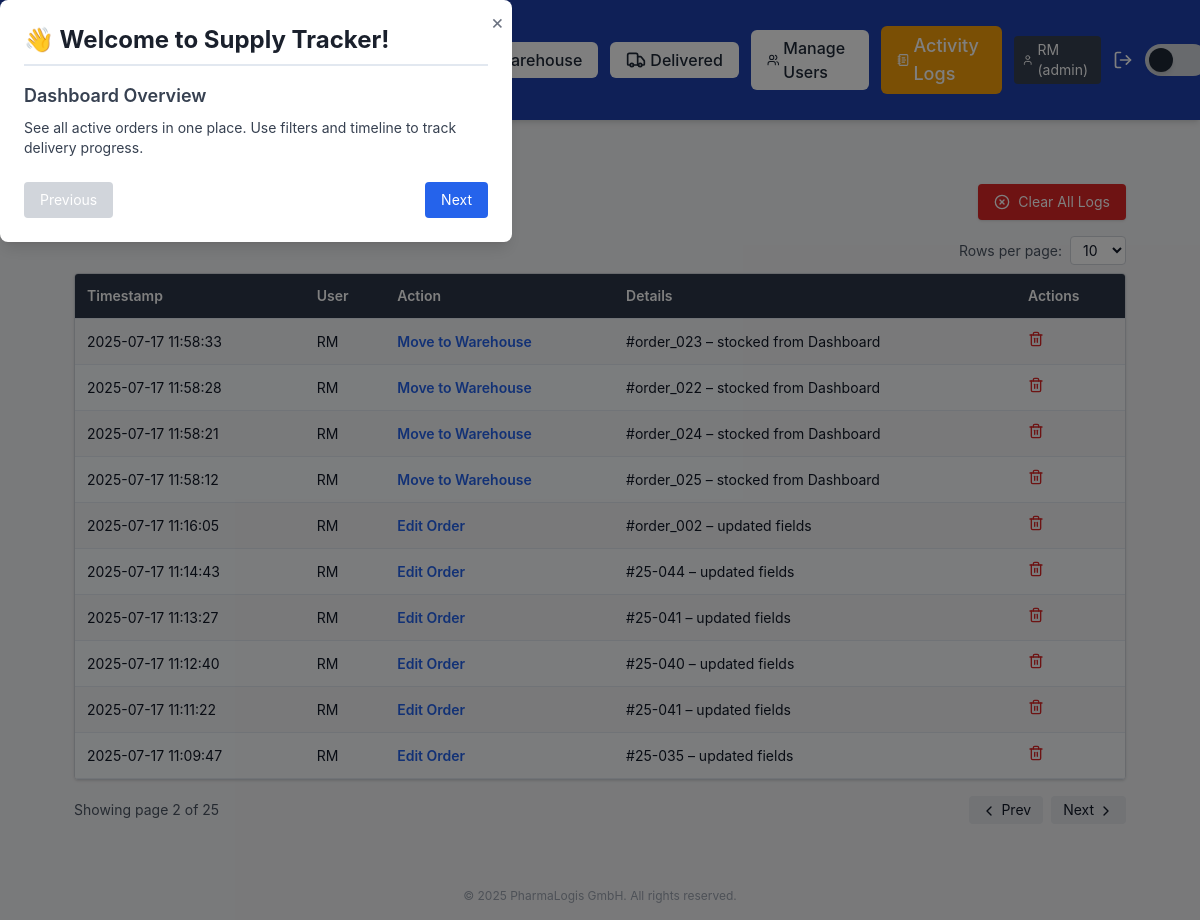
The app's page /activity_logs?page=2&per_page=10 (signed in) with its own data.
### app/models.py (models this page shows, shortened)
class User(db.Model):
    id = db.Column(db.Integer, primary_key=True)
    username = db.Column(db.String(100), unique=True, nullable=False)
    password_hash = db.Column(db.String(128))
    role = db.Column(db.String(50), default='user')

class ActivityLog(db.Model):
    id = db.Column(db.Integer, primary_key=True)
    user_id = db.Column(db.Integer, db.ForeignKey('user.id'))
    action = db.Column(db.String(100))
    details = db.Column(db.Text)
    timestamp = db.Column(db.DateTime, default=datetime.utcnow)
    user = db.relationship('User')

### app/routes/activity_routes.py (the view)
@activity_bp.route('/activity_logs')
@login_required
@role_required('admin')
def activity_logs():
    page = request.args.get('page', 1, type=int)
    per_page = request.args.get('per_page', 10, type=int)
    pagination = ActivityLog.query.order_by(ActivityLog.timestamp.desc()).paginate(page=page, per_page=per_page)
    logs = pagination.items
    return render_template("activity_logs.html", logs=logs, pagination=pagination, per_page=per_page)

### app/roles.py (called while the page is built)
def role_required(required_role):
    def decorator(f):
        @wraps(f)
        def wrapped(*args, **kwargs):
            if str(current_user.role).lower() != required_role.lower():
                flash("You do not have access to this page.", "danger")
                return redirect(url_for('dashboard.dashboard'))
            return f(*args, **kwargs)
        return wrapped
    return decorator

### app/routes/__init__.py (called while the page is built)
def inject_globals():
    return dict(current_user=current_user, current_path=request.path)

### app/templates/activity_logs.html (shortened to what this page needs)
{% extends "base.html" %}
{% block body %}
<div class="p-6">
  <div class="flex items-center justify-between mb-4">
    <h1 class="text-2xl font-bold flex items-center gap-2">
    </h1>
    <form method="POST" action="{{ url_for('activity.clear_logs') }}" onsubmit="return confirm('Clear ALL logs?')">
      <button type="submit"
              class="flex items-center gap-2 bg-red-600 hover:bg-red-700 text-white px-4 py-2 rounded shadow text-sm">
        <i data-lucide="x-circle" class="w-4 h-4"></i>
        Clear All Logs
      </button>
    </form>
  </div>
  <div class="flex justify-end mb-2">
    <form method="get" class="flex items-center gap-2">
      <label for="per_page" class="text-sm text-gray-600 dark:text-gray-300">Rows per page:</label>
      <select name="per_page" id="per_page" onchange="this.form.submit()"
              class="px-2 py-1 rounded border border-gray-300 dark:border-gray-600 bg-white dark:bg-gray-800 text-sm">
        <option value="10" {% if per_page == 10 %}selected{% endif %}>10</option>
      </select>
    </form>
  </div>
  {% if logs %}
  <div class="overflow-x-auto rounded shadow border border-gray-300 dark:border-gray-700">
    <table class="min-w-full text-sm">
      <thead class="bg-gray-100 dark:bg-gray-800 text-gray-800 dark:text-gray-200">
        <tr>
          <th class="p-3 text-left">Timestamp</th>
          <th class="p-3 text-left">User</th>
          <th class="p-3 text-left">Action</th>
          <th class="p-3 text-left">Details</th>
          <th class="p-3 text-left">Actions</th>
        </tr>
      </thead>
      <tbody class="text-gray-900 dark:text-gray-100">
        {% for log in logs %}
        <tr class="border-t border-gray-200 dark:border-gray-700 hover:bg-gray-50 dark:bg-gray-800 dark:hover:bg-gray-700">
          <td class="p-3">{{ log.timestamp.strftime('%Y-%m-%d %H:%M:%S') }}</td>
          <td class="p-3">{{ log.user.username if log.user else 'System' }}</td>
          <td class="p-3 font-semibold text-blue-600">{{ log.action }}</td>
          <td class="p-3">{{ log.details }}</td>
          <td class="p-3">
            <form method="POST" action="{{ url_for('activity.delete_log', log_id=log.id) }}"
                  onsubmit="return confirm('Delete this log entry?')">
              <button type="submit" title="Delete entry" class="text-red-600 hover:text-red-800">
                <i data-lucide="trash-2" class="w-4 h-4"></i>
              </button>
            </form>
          </td>
        </tr>
        {% endfor %}
      </tbody>
    </table>
  </div>
  <div class="mt-4 flex justify-between items-center">
    <div class="text-sm text-gray-600 dark:text-gray-300">
      Showing page {{ pagination.page }} of {{ pagination.pages }}
    </div>
    <div class="flex gap-2">
      {% if pagination.has_prev %}
      <a href="{{ url_for('activity.activity_logs', page=pagination.prev_num, per_page=per_page) }}"
         class="px-3 py-1 bg-gray-200 dark:bg-gray-700 rounded hover:bg-gray-300 text-sm">
         <i data-lucide="chevron-left" class="inline w-4 h-4 align-middle"></i> Prev
      </a>
      {% endif %}
      {% if pagination.has_next %}
      <a href="{{ url_for('activity.activity_logs', page=pagination.next_num, per_page=per_page) }}"
         class="px-3 py-1 bg-gray-200 dark:bg-gray-700 rounded hover:bg-gray-300 text-sm">
         Next <i data-lucide="chevron-right" class="inline w-4 h-4 align-middle"></i>
      </a>
      {% endif %}
    </div>
  </div>
  {% else %}
    <p class="text-gray-600 dark:text-gray-300">No activity logged yet.</p>
  {% endif %}
</div>
{% endblock %}

### app/templates/_navbar.html (shortened to what this page needs)
<header
  class="sticky top-0 z-50 flex justify-between items-center px-4 sm:px-6 py-2 sm:py-3 bg-blue-800 text-white shadow-md">
  <div class="flex items-center space-x-3">
    <h1 class="text-base sm:text-2xl font-semibold">Supply Tracker Dashboard</h1>
    <a href="{{ url_for('onboarding.show_onboarding') }}"
      class="ml-4 px-3 py-1.5 bg-blue-600 text-white text-sm rounded hover:bg-blue-700 transition flex items-center gap-1">
    </a>
  </div>
  <div class="flex items-center space-x-2 sm:space-x-3">
    <a href="{{ url_for('dashboard.dashboard') }}" class="px-4 py-1.5 rounded-md font-medium transition-all duration-200 flex items-center gap-1
       {{ 'bg-yellow-500 text-white text-lg font-bold' if current_path.startswith(url_for('dashboard.dashboard')) else 'bg-white text-gray-800 dark:bg-gray-700 dark:text-white' }}
       hover:bg-opacity-80 hover:shadow-md">
    </a>
    <a href="{{ url_for('warehouse.warehouse') }}" class="px-4 py-1.5 rounded-md font-medium transition-all duration-200 flex items-center gap-1
       {{ 'bg-blue-600 text-white text-lg font-bold' if current_path.startswith(url_for('warehouse.warehouse')) else 'bg-white text-gray-800 dark:bg-gray-700 dark:text-white' }}
       hover:bg-opacity-80 hover:shadow-md">
      Warehouse
    </a>
    <a href="{{ url_for('delivered.delivered') }}" class="px-4 py-1.5 rounded-md font-medium transition-all duration-200 flex items-center gap-1
       {{ 'bg-purple-600 text-white text-lg font-bold' if current_path.startswith(url_for('delivered.delivered')) else 'bg-white text-gray-800 dark:bg-gray-700 dark:text-white' }}
       hover:bg-opacity-80 hover:shadow-md">
      <i data-lucide="truck" class="w-5 h-5"></i>
      Delivered
    </a>
    {% if current_user.role == 'admin' %}
    <a href="{{ url_for('admin.user_management') }}" class="px-4 py-1.5 rounded-md font-medium transition-all duration-200 flex items-center gap-1
   {{ 'bg-indigo-600 text-white text-lg font-bold' if current_path.startswith(url_for('admin.user_management')) else 'bg-white text-gray-800 dark:bg-gray-700 dark:text-white' }}
   hover:bg-opacity-80 hover:shadow-md">
      <i data-lucide="users" class="w-5 h-5"></i>
      Manage Users
    </a>
    {% endif %}
    <a href="{{ url_for('activity.activity_logs') }}" class="px-4 py-1.5 rounded-md font-medium transition-all duration-200 flex items-center gap-1
   {{ 'bg-amber-500 text-white text-lg font-bold' if current_path.startswith(url_for('activity.activity_logs')) else 'bg-white text-gray-800 dark:bg-gray-700 dark:text-white' }}
   hover:bg-opacity-80 hover:shadow-md">
      <i data-lucide="notebook-text" class="w-5 h-5"></i>
      Activity Logs
    </a>
    <span class="ml-4 px-2 py-1 rounded bg-gray-700 text-white text-sm flex items-center gap-1">
      <i data-lucide="user" class="w-4 h-4"></i>
      {{ current_user.username }} ({{ current_user.role }})
    </span>
    <a href="{{ url_for('auth.logout') }}" title="Logout" class="text-white hover:text-red-400 ml-1">
      <i data-lucide="log-out" class="w-5 h-5"></i>
    </a>
    <button id="dark-mode-toggle"
      class="relative inline-flex items-center h-5 w-10 sm:h-8 sm:w-16 rounded-full transition-colors duration-300 focus:outline-none flex-shrink-0"
      aria-label="Toggle dark mode">
      <span id="dark-mode-thumb"
        class="absolute left-1 top-1 h-3 w-3 sm:h-6 sm:w-6 rounded-full bg-gray-800 dark:bg-gray-100 transform transition-transform duration-300 shadow-md dark:shadow-white/50 dark:translate-x-5 sm:dark:translate-x-8"></span>
    </button>
  </div>
  <div id="tourModal" class="fixed inset-0 bg-black bg-opacity-50 hidden z-50 items-center justify-center">
    <div class="bg-white dark:bg-gray-800 p-6 rounded-lg max-w-lg w-full shadow-lg relative">
      <button id="closeTourBtn"
        class="absolute top-2 right-2 text-gray-500 hover:text-gray-800 dark:hover:text-white text-xl">&times;</button>
      <h2 class="text-2xl font-bold mb-4">👋 Welcome to Supply Tracker!</h2>
      <div id="tourStepContent" class="text-sm text-gray-700 dark:text-gray-300 space-y-2"></div>
      <div class="mt-6 flex justify-between">
        <button id="prevStepBtn" class="px-4 py-2 bg-gray-300 dark:bg-gray-700 rounded text-sm"
          disabled>Previous</button>
        <button id="nextStepBtn" class="px-4 py-2 bg-blue-600 text-white rounded text-sm">Next</button>
      </div>
    </div>
  </div>
</header>

### app/static/css/style.css (style rules this page uses)
* { margin: 0; padding: 0; box-sizing: border-box; }
body { font-family: 'Inter', -apple-system, BlinkMacSystemFont, 'Segoe UI', Roboto, sans-serif; background-color: #f5f7fa; color: #333; line-height: 1.6; padding-top: 80px; }
h2 { font-size: 24px; font-weight: 600; color: #1a202c; margin-bottom: 20px; border-bottom: 2px solid #e2e8f0; padding-bottom: 8px; }
table { width: 100%; border-collapse: collapse; font-size: 14px; }
table th, table td { padding: 12px 16px; text-align: left; border-bottom: 1px solid #e2e8f0; }
table th { background-color: #2d3748; color: #fff; font-weight: 600; position: sticky; top: 0; z-index: 20; cursor: pointer; transition: background-color 0.2s ease; }
table tbody tr { transition: background-color 0.2s ease; }
table tbody tr:nth-child(even) { background-color: #f7fafc; }
a, button { transition: all 0.2s ease; }
button { background-color: #3182ce; color: #fff; border: none; padding: 8px 16px; border-radius: 6px; font-weight: 500; cursor: pointer; }
table thead th { z-index: 20; }

### records on screen
User: username "RM", role "admin"
ActivityLog: timestamp "2025-07-17 11:58:33", user "RM", action "Move to Warehouse", details "#order_023 – stocked from Dashboard"
ActivityLog: timestamp "2025-07-17 11:58:28", user "RM", action "Move to Warehouse", details "#order_022 – stocked from Dashboard"
ActivityLog: timestamp "2025-07-17 11:58:21", user "RM", action "Move to Warehouse", details "#order_024 – stocked from Dashboard"
ActivityLog: timestamp "2025-07-17 11:58:12", user "RM", action "Move to Warehouse", details "#order_025 – stocked from Dashboard"
ActivityLog: timestamp "2025-07-17 11:16:05", user "RM", action "Edit Order", details "#order_002 – updated fields"
ActivityLog: timestamp "2025-07-17 11:14:43", user "RM", action "Edit Order", details "#25-044 – updated fields"
ActivityLog: timestamp "2025-07-17 11:13:27", user "RM", action "Edit Order", details "#25-041 – updated fields"
ActivityLog: timestamp "2025-07-17 11:12:40", user "RM", action "Edit Order", details "#25-040 – updated fields"
ActivityLog: timestamp "2025-07-17 11:11:22", user "RM", action "Edit Order", details "#25-041 – updated fields"
ActivityLog: timestamp "2025-07-17 11:09:47", user "RM", action "Edit Order", details "#25-035 – updated fields"

### other values on screen
{{ pagination.page }} "2"
{{ pagination.pages }} "25"
{{ current_year | default(2025) }} "2025"
